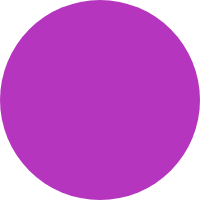
Frame 1 (no input)
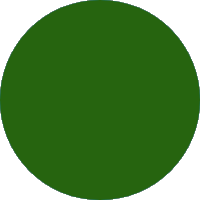
Frame 60 (no input)
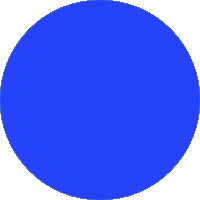
Frame 120 (the mouse pressed at the canvas centre since frame 60)

The p5.js sketch that drew these frames (run headless with seeded random() and noise() and a simulated clock; from frame 60 on, the mouse is pressed at the canvas centre):

// p5.js sketch
// ── sketch.js
function setup() {
  createCanvas(200, 200);
}

function draw() {
  var r1 = random(255);
  var r2 = random(255);
  var r3 = random(255);
  
  fill(r1, r2, r3);
  noStroke();
  ellipse(100, 100, 200, 200);
}
